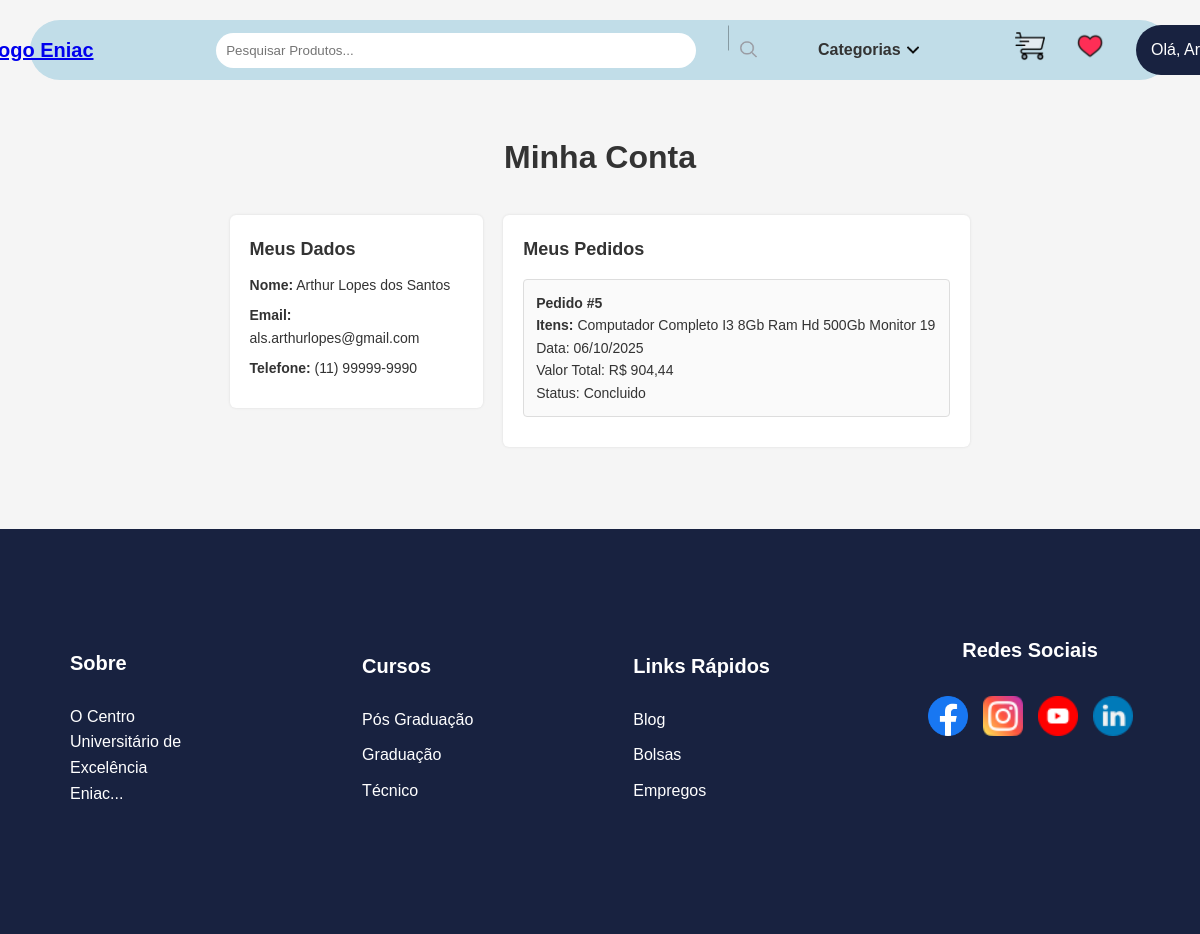
Screenshot of /pages/perfil.php (signed in) with the database file from the repository.
### tables this page shows
CREATE TABLE `usuario` (
  `id_usuario` int(11) NOT NULL,
  `nome` varchar(255) NOT NULL,
  `email` varchar(255) NOT NULL,
  `cpf` varchar(256) NOT NULL,
  `data_nascimento` date NOT NULL,
  `telefone` varchar(20) NOT NULL,
  `senha` varchar(255) NOT NULL
);

CREATE TABLE `vendas` (
  `id` int(11) NOT NULL,
  `id_usuario` int(11) NOT NULL,
  `valor_total` decimal(10,2) NOT NULL,
  `status` enum('concluido','pendente','reembolso') DEFAULT 'pendente',
  `data_venda` date NOT NULL,
  `created_at` timestamp NOT NULL DEFAULT current_timestamp()
);

### pages/perfil.php (the view, shortened to what this page needs)
<?php
require_once '../includes/header.php';
require_once '../includes/conexao.php';
$id_usuario = $_SESSION['id_usuario'];
$stmt_usuario = $db->prepare("SELECT nome, email, telefone FROM usuario WHERE id_usuario = :id");
$stmt_usuario->bindParam(':id', $id_usuario);
$stmt_usuario->execute();
$usuario = $stmt_usuario->fetch(PDO::FETCH_ASSOC);
$stmt_vendas = $db->prepare(
    "SELECT v.id, v.valor_total, v.status, DATE_FORMAT(v.data_venda, '%d/%m/%Y') AS data_formatada,
            GROUP_CONCAT(vi.nome_produto SEPARATOR ', ') as nomes_produtos
     FROM vendas v
     JOIN venda_itens vi ON v.id = vi.id_venda
     WHERE v.id_usuario = :id_usuario
     GROUP BY v.id
     ORDER BY v.data_venda DESC"
);
$stmt_vendas->bindParam(':id_usuario', $id_usuario);
$stmt_vendas->execute();
$vendas = $stmt_vendas->fetchAll(PDO::FETCH_ASSOC);
?>
<link rel="stylesheet" href="../assets/css/usuario.css">
<h1 class="page-title">Minha Conta</h1>
<div class="user-content">
    <div class="perfil-card">
        <h3>Meus Dados</h3>
        <?php if ($usuario): ?>
            <p><strong>Nome:</strong> <?php echo htmlspecialchars($usuario['nome']); ?></p>
            <p><strong>Email:</strong> <?php echo htmlspecialchars($usuario['email']); ?></p>
            <p><strong>Telefone:</strong> <?php echo htmlspecialchars($usuario['telefone'] ?? 'Não informado'); ?></p>
        <?php endif; ?>
    </div>
    <div class="pedidos-card">
        <h3>Meus Pedidos</h3>
        <?php if (empty($vendas)): ?>
            <p>Você ainda não tem pedidos registrados.</p>
        <?php else: ?>
            <?php foreach ($vendas as $venda): ?>
                <div class="pedido-item">
                    <p><strong>Pedido #<?php echo $venda['id']; ?></strong></p>
                    <p><strong>Itens:</strong> <?php echo htmlspecialchars($venda['nomes_produtos']); ?></p>
                    <p>Data: <?php echo $venda['data_formatada']; ?></p>
                    <p>Valor Total: R$ <?php echo number_format($venda['valor_total'], 2, ',', '.'); ?></p>
                    <p>Status: <?php echo htmlspecialchars(ucfirst($venda['status'])); ?></p>
                </div>
            <?php endforeach; ?>
        <?php endif; ?>
    </div>
</div>
<?php require_once '../includes/footer.php'; ?>

### assets/css/home.css (style rules this page uses)
* { margin: 0; padding: 0; font-family: "Montserrat", sans-serif; box-sizing: border-box; }
html, body { width: 100%; margin: 0; overflow-x: hidden; }
body { display: flex; flex-direction: column; min-height: 100dvh; background-color: #f5f5f5; }

### assets/css/produto_detalhe.css (style rules this page uses)
* { margin: 0; padding: 0; box-sizing: border-box; font-family: Arial, Helvetica, sans-serif; }
body { background-color: #f9f9f9; color: #333; line-height: 1.6; }

### assets/css/usuario.css (style rules this page uses)
* { margin: 0; padding: 0; box-sizing: border-box; font-family: Arial, sans-serif; }
body { background-color: #f5f5f5; color: #333; }
h3 { font-size: 22px; font-weight: bold; color: #333; margin-bottom: 10px; }
.user-content { display: flex; gap: 20px; align-items: flex-start; }
.perfil-card { flex: 1; background: white; border-radius: 6px; padding: 20px; box-shadow: 0 0 3px rgba(0,0,0,0.1); }
.perfil-card h3 { font-size: 18px; margin-bottom: 10px; }
.perfil-card p { font-size: 14px; margin-bottom: 8px; }
.pedidos-card { flex: 2; background: white; border-radius: 6px; padding: 20px; box-shadow: 0 0 3px rgba(0,0,0,0.1); }
.pedidos-card h3 { font-size: 18px; margin-bottom: 15px; }
.pedido-item { border: 1px solid #ddd; border-radius: 4px; padding: 12px; margin-bottom: 10px; font-size: 14px; background: #fafafa; }

### assets/css/cart.css (style rules this page uses)
.page-title { text-align: center; margin-bottom: 2rem; }

### assets/css/checkout.css (style rules this page uses)
.page-title { text-align: center; margin-bottom: 2rem; }

### rows the page displays
usuario: nome "Arthur Lopes dos Santos", email "als.arthurlopes@gmail.com", telefone "(11) 99999-9990"
vendas: id "5", nomes_produtos "Computador Completo I3 8Gb Ram Hd 500Gb Monitor 19", data_formatada "06/10/2025", valor_total "904,44", status "Concluido"
